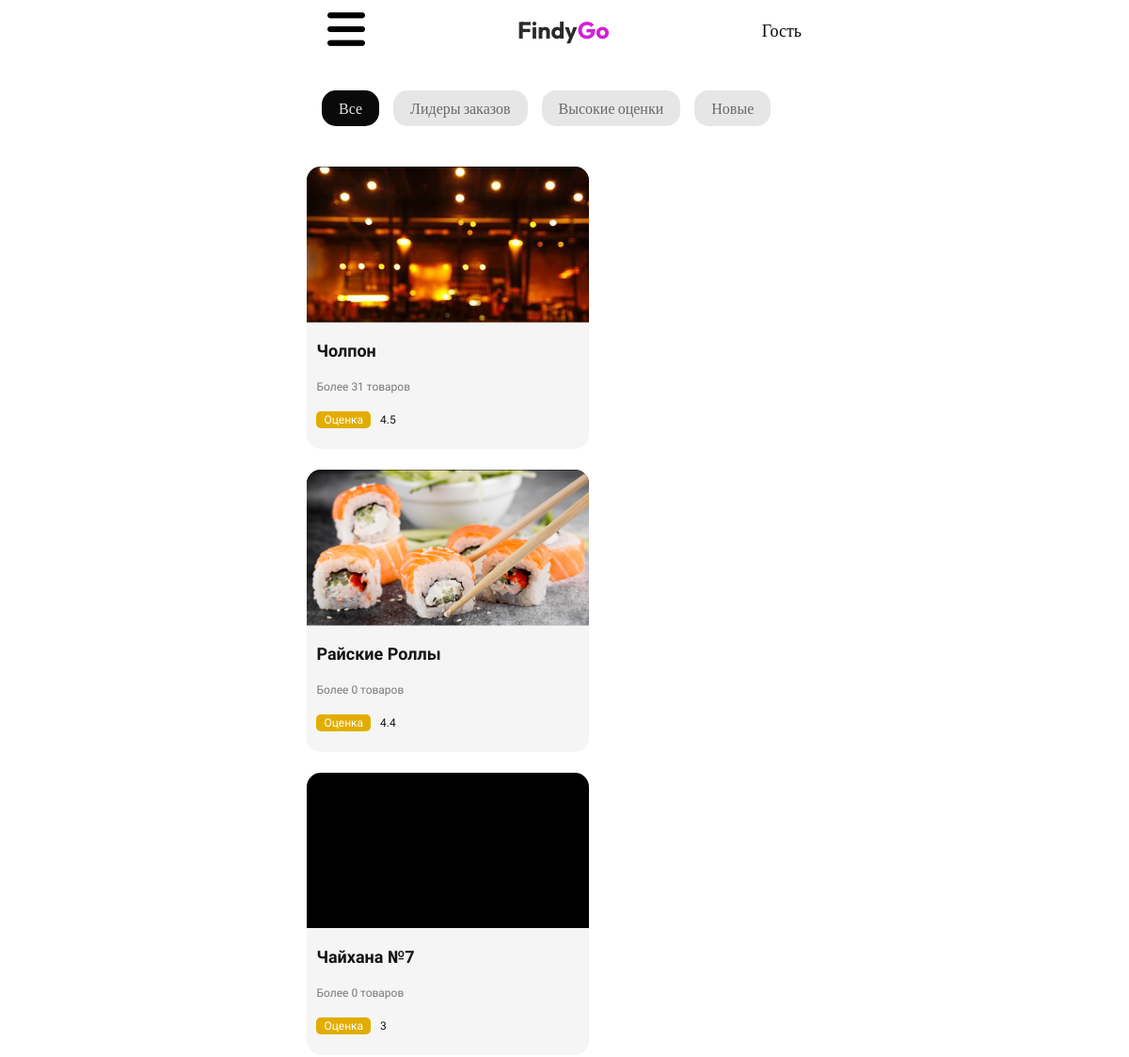
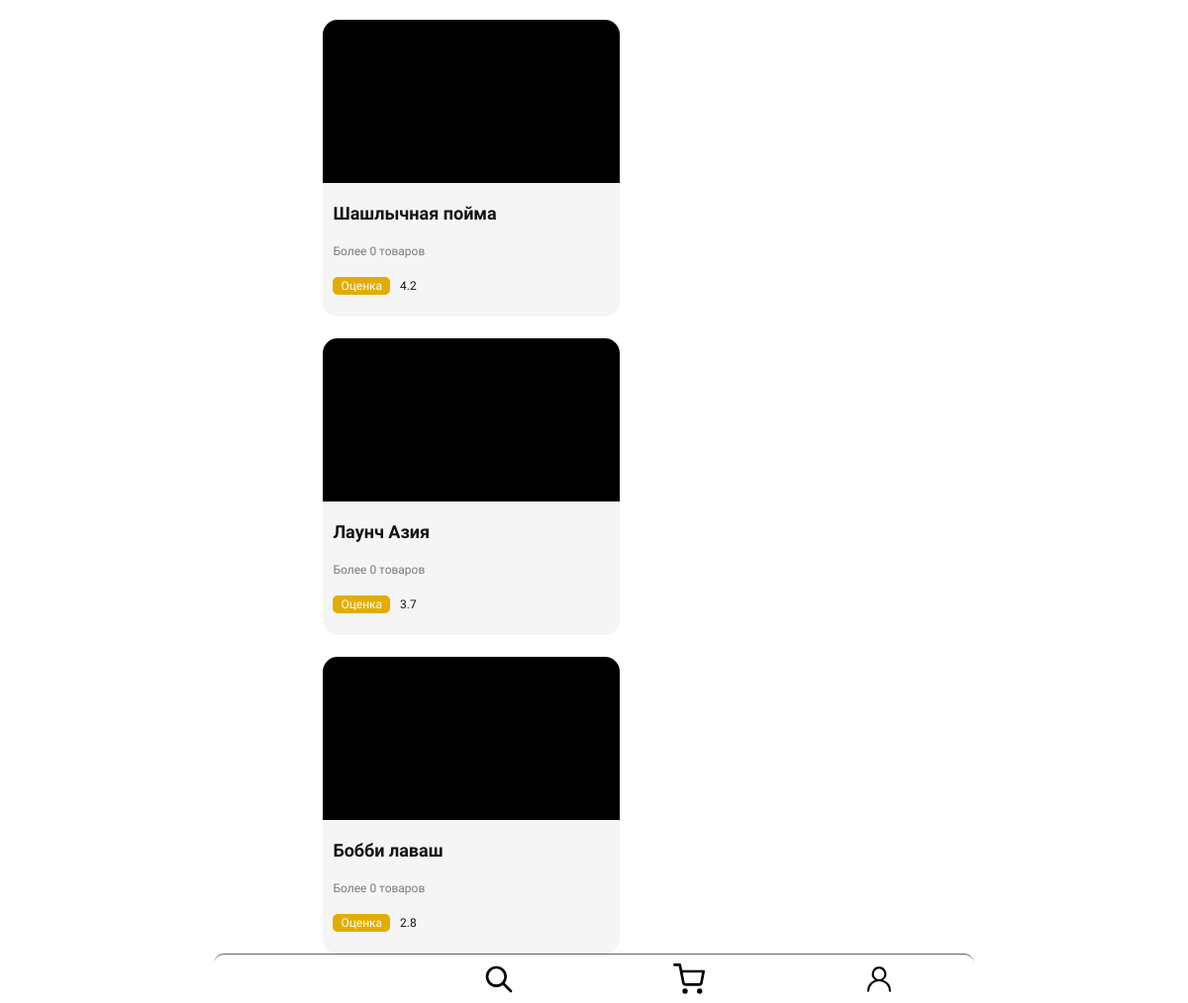
The page /category/Food/ on the database its author committed (2 pictures, top to bottom).
### account/models.py (models this page shows, shortened)
class CustomUser(AbstractUser):
    city = models.CharField(
        max_length=50,
        choices=CITY,
        default="Неизвестно"
    )
    USER_TYPES = [
        ('ordinary_user', 'Обычный пользователь'),
        ('food_user', 'Пользователь еда'),
        ('shop_user', 'Пользователь магазин'),
        ('taxi_user', 'Водитель такси'),
        ('courier_user', 'Водитель курьер'),
        ('taxi_company_user', 'Владелец таксопарк'),
    ]
    user_type = models.CharField(max_length=20, choices=USER_TYPES, default='ordinary_user')
    user_name = models.CharField(max_length=25, blank=True, null=True)
    user_description = models.CharField(max_length=500, default=description_txt, blank=True, null=True)
    user_phone_number = models.DecimalField(max_digits=9, decimal_places=0, blank=True, null=True)
    user_phone_number2 = models.DecimalField(max_digits=9, decimal_places=0, blank=True, null=True)
    user_mbank_qr = models.ImageField(upload_to=user_mbank_qr_path, blank=True, null=True)
    user_rsk_qr = models.ImageField(upload_to=user_rsk_qr_path, blank=True, null=True)
    user_mbank_link = models.CharField(max_length=500, blank=True, null=True)
    user_obank_link = models.CharField(max_length=500, blank=True, null=True)
    user_rsk_link = models.CharField(max_length=500, blank=True, null=True)
    user_abank_link = models.CharField(max_length=500, blank=True, null=True)
    user_raiting = models.DecimalField(max_digits=3, decimal_places=1, blank=True, null=True)
    balance = models.DecimalField(max_digits=15, decimal_places=2, blank=True, null=True)
    CATEGORY_OF_EDUCATION = [
        ('', ''),
        ('Food', 'Еда'),
        ('Vegetables', 'Овощи'),
        ('Shop', 'Магазин'),
    ]
    category_of_education = models.CharField(max_length=20, choices=CATEGORY_OF_EDUCATION, default='', blank=True, null=True)
    SUB_CATEGORY_OF_EDUCATION = [
        ('', ''),
        ('Grocery', 'Продуктовый'),
        ('Vegetables', 'Электроника'),
        ('Clothes', 'Одежды'),
        ('Office', 'Канцелярия'),
    ]
    sub_category_of_education = models.CharField(max_length=20, choices=SUB_CATEGORY_OF_EDUCATION, blank=True, null=True, default='')
    USER_STATUS = [
        ('', ''),
        ('Online', 'Онлайн'),
        ('Offline', 'Оффлайн'),
    ]
    user_status = models.CharField(max_length=20, choices=USER_STATUS, default='', blank=True, null=True)
    user_logo = models.ImageField(upload_to=user_logo_path, blank=True, null=True)
    user_logo_mini = models.ImageField(upload_to=user_logo_mini_path, blank=True, null=True)
    USER_BLOCKED = [
        ('', ''),
        ('Yes', 'Да'),
        ('No', 'Нет'),
    ]
    user_blocked = models.CharField(max_length=20, choices=USER_BLOCKED, default='No')
    groups = models.ManyToManyField(
        Group,
        verbose_name='groups',
        blank=True,
        related_name='custom_user_set',  # Пример названия, которое можно выбрать
        related_query_name='user',
    )
    user_permissions = models.ManyToManyField(
        Permission,
        verbose_name='user permissions',
        blank=True,
        related_name='custom_user_set',  # Пример названия, которое можно выбрать
        related_query_name='user',
    )

### shop_list/views.py (the view)
# urls.py: path('category/<str:category>/', user_list, name='user_list'),
def user_list(request, category):
    users = (
        CustomUser.objects
        .filter(category_of_education=category, user_status='Online', user_blocked='No')
        .annotate(menu_count=Count('food_menu'))  # связывается по related_name
    )
    return render(request, 'shop_list/shop_list.html', {
        'users': users,
        'category': category
    })

### templates/shop_list/shop_list.html (shortened to what this page needs)
{% extends 'basis/basis.html' %}
{% block linkcss %}
<link rel="stylesheet" href="/static/css/shop_list.css">{% endblock %}
{% block main %}
<div class="category-institution-slider">
    <div class="buttons">
        <button class="all active">
            Все
        </button>
        <button class="often-ordered">
            Лидеры заказов
        </button>
        <button class="high-marks">
            Высокие оценки
        </button>
        <button class="new">
            Новые
        </button>
    </div>
</div>
<div class="institution-container">
    <div class="institutions" id="cafeContainer">
        {% for user in users %}
        <a href="{% url 'account_menu' user.id %}" class="institution" data-city="{{ user.city }}">
            <div class="logo-container">
                <img data-src="{{ user.user_logo.url }}" src="/static/icons/10px.png" alt="">
            </div>
            <div class="description-container">
                <h2 class="name">{{ user.user_name }}</h2>
                <p class="menu">{{ user.menu_count }}</p>
                <div class="star-rating">
                    <p class="raiting-title">Оценка</p>
                    <p class="raiting-number" data-rating="{{ user.user_raiting|stringformat:" g" }}">
                        {{ user.user_raiting|stringformat:"g" }}
                    </p>
                </div>
            </div>
        </a>
        {% endfor %}
    </div>
</div>
{% endblock %}

### static/css/basis.css (style rules this page uses)
* { padding: 0; margin: 0; border: 0; -webkit-user-select: none; -moz-user-select: none; user-select: none; }
*, *:before, *:after { box-sizing: border-box; }
html, body { background: rgb(255, 255, 255); height: 100%; width: 100%; font-size: 100%; line-height: 1; font-size: 14px; -ms-text-size-adjust: 100%; -moz-text-size-adjust: 100%; -webkit-text-size-adjust: 100%; }
input, button, textarea { font-family: inherit; }
button, a { outline: none; -webkit-tap-highlight-color: transparent; -webkit-user-select: none; -moz-user-select: none; user-select: none; }
button { cursor: pointer; }
a, a:visited { text-decoration: none; }
img { vertical-align: top; }
h1, h2, h3, h4, h5, h6 { font-size: inherit; font-weight: 400; }

### static/css/shop_list.css (style rules this page uses)
.category-institution-slider { width: 100%; position: fixed; top: clamp(25px, 14vw, 65px); background: rgb(255, 255, 255); z-index: 5; height: clamp(20px, 16vw, 100px); padding-left: 2.5%; display: flex; align-items: center; }
.category-institution-slider .buttons { display: flex; gap: 15px; overflow-y: scroll; scroll-snap-type: x mandatory; margin-right: 5%; }
.category-institution-slider .buttons button { transition: all 0.4s ease 0s; white-space: nowrap; padding: 8px 18px; width: 100%; background-color: #e6e6e6; border-radius: 15px; font-family: "Manrope"; font-size: clamp(10px, 3.2vw, 16px); font-weight: 500; color: #696969; }
.category-institution-slider .buttons .active { background-color: #0a0a0a; color: #e4e4e4; }
.institution-container { width: 100%; margin-top: clamp(25px, 16vw, 100px); position: relative; z-index: 4; }
.institution-container .institutions { width: 95%; display: flex; justify-content: space-between; gap: clamp(5px, 3vw, 10px); flex-wrap: wrap; margin: 0 auto; overflow: hidden; }
.institution-container .institutions .institution { min-height: clamp(5px, 55vw, 300px); min-width: clamp(5px, 46vw, 300px); transition: all 0.4s ease 0s; background-color: #f5f5f5; border-radius: 15px; margin-top: 1vw; display: flex; flex-direction: column; overflow: hidden; }
.institution-container .institutions .institution .logo-container { width: 100%; height: 55%; position: relative; background-color: #000000; }
.institution-container .institutions .institution .logo-container img { position: absolute; top: 50%; left: 50%; transform: translate(-50%, -50%); width: 100%; height: 100%; -o-object-fit: cover; object-fit: cover; }
.institution-container .institutions .institution .description-container { height: 45%; position: relative; display: flex; flex-direction: column; align-items: flex-start; justify-content: center; gap: clamp(2px, 2vw, 20px); }
.institution-container .institutions .institution .description-container .star-rating { display: flex; align-items: center; justify-content: flex-start; font-family: "Comfortaa"; font-size: clamp(6px, 3vw, 12px); }
.institution-container .institutions .institution .description-container .star-rating .raiting-number { color: #131313; }
.institution-container .institutions .institution .description-container .star-rating .raiting-title { padding: 3px 8px; background-color: #e2ad00; color: #ffffff; border-radius: 5px; }
.institution-container .institutions .institution .description-container .star-rating p { font-family: "Comfortaa"; color: #797979; }
.institution-container .institutions .institution .description-container h2, .institution-container .institutions .institution .description-container p { margin-left: 10px; }
.institution-container .institutions .institution .description-container .name { font-family: "Comfortaa", sans-serif; font-size: clamp(12px, 3.6vw, 18px); font-weight: 700; color: #141414; margin-bottom: 3px; }
.institution-container .institutions .institution .description-container .menu { font-family: "Comfortaa"; font-size: clamp(6px, 3vw, 12px); font-weight: 500; color: #797979; }
.institution-container .institutions .institution .description-container .menu::before { content: "Более "; color: #797979; }
.institution-container .institutions .institution .description-container .menu::after { content: " товаров"; color: #797979; }

### rows shown on the page
CustomUser: user_logo (picture), user_name "Чолпон", menu_count "31", user_raiting "4.5"
CustomUser: user_logo (picture), user_name "Райские Роллы", menu_count "0", user_raiting "4.4"
CustomUser: user_name "Чайхана №7", menu_count "0", user_raiting "3"
CustomUser: user_name "Шашлычная пойма", menu_count "0", user_raiting "4.2"
CustomUser: user_name "Лаунч Азия", menu_count "0", user_raiting "3.7"
CustomUser: user_name "Бобби лаваш", menu_count "0", user_raiting "2.8"
